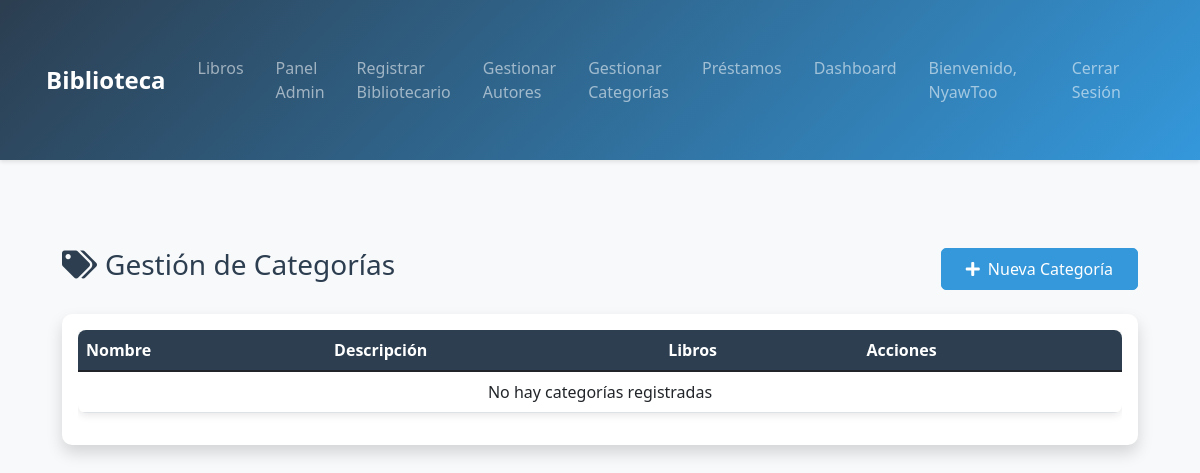
/libros/categorias/ (signed in), run on an earlier commit of the app's database.
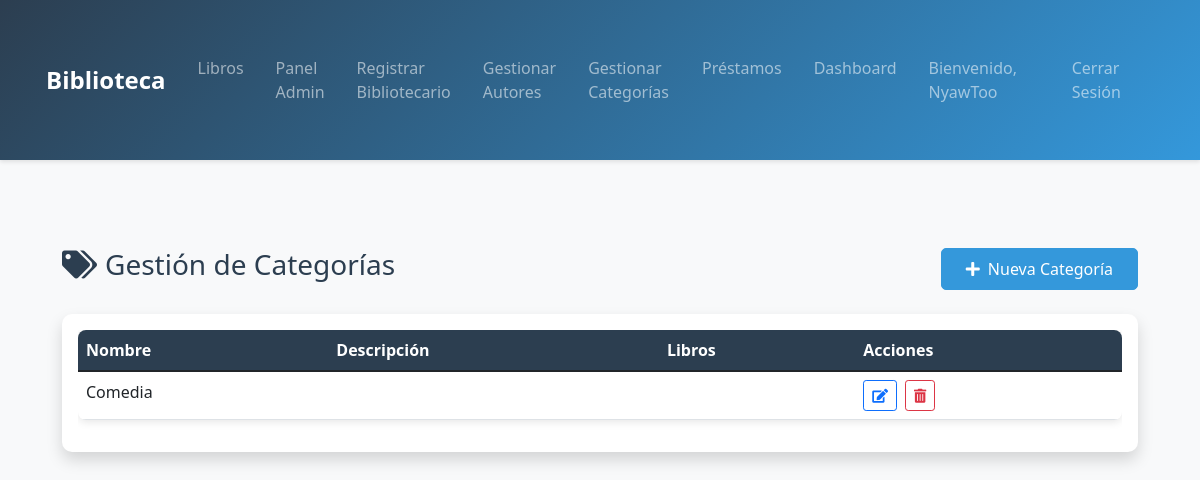
And on a later commit of the database.
### libros/models.py (models this page shows, shortened)
class Categoria(models.Model):
    nombre = models.CharField(max_length=50)
    descripcion = models.TextField(blank=True)

### libros/views.py (the view)
# urls.py: path('categorias/', views.gestionar_categorias, name='gestionar_categorias'),
@login_required
@user_passes_test(lambda u: u.is_staff)
def gestionar_categorias(request):
    categorias = Categoria.objects.all().order_by('nombre')
    form_categoria = CategoriaForm()
    forms_edicion = {}
    for categoria in categorias:
        forms_edicion[categoria.id] = CategoriaForm(instance=categoria)
    return render(request, 'libros/gestionar_categorias.html', {
        'categorias': categorias,
        'form_categoria': form_categoria,
        'forms_edicion': forms_edicion
    })

### libros/templatetags/form_filters.py (called while the page is built)
@register.filter(name='add_class')
def add_class(field, css_class):
    return field.as_widget(attrs={'class': css_class})

@register.filter(name='get')
def get(dictionary, key):
    return dictionary.get(key)

### libros/templates/libros/gestionar_categorias.html (shortened to what this page needs)
{% extends 'base.html' %}
{% load form_filters %}
{% block content %}
<div class="container">
    <div class="row mb-4">
        <div class="col">
            <h2 class="h3"><i class="fas fa-tags me-2"></i>Gestión de Categorías</h2>
        </div>
        <div class="col-auto">
            <button type="button" class="btn btn-primary" data-bs-toggle="modal" data-bs-target="#nuevaCategoriaModal">
                <i class="fas fa-plus me-2"></i>Nueva Categoría
            </button>
        </div>
    </div>
    <div class="card shadow">
        <div class="card-body">
            <div class="table-responsive">
                <table class="table table-hover">
                    <thead>
                        <tr>
                            <th>Nombre</th>
                            <th>Descripción</th>
                            <th>Libros</th>
                            <th>Acciones</th>
                        </tr>
                    </thead>
                    <tbody>
                        {% for categoria in categorias %}
                        <tr>
                            <td>{{ categoria.nombre }}</td>
                            <td>{{ categoria.descripcion|truncatechars:50 }}</td>
                            <td>{{ categoria.libro_set.count }}</td>
                            <td>
                                <button class="btn btn-sm btn-outline-primary me-1" data-bs-toggle="modal" data-bs-target="#editarCategoriaModal{{ categoria.id }}">
                                    <i class="fas fa-edit"></i>
                                </button>
                                <button class="btn btn-sm btn-outline-danger" data-bs-toggle="modal" data-bs-target="#eliminarCategoriaModal{{ categoria.id }}">
                                    <i class="fas fa-trash-alt"></i>
                                </button>
                            </td>
                        </tr>
                        {% empty %}
                        <tr>
                            <td colspan="4" class="text-center">No hay categorías registradas</td>
                        </tr>
                        {% endfor %}
                    </tbody>
                </table>
            </div>
        </div>
    </div>
</div>
{% endblock %}

What changed in the data, as far as the page shows it:
added Categoria: nombre "Comedia"
Also different on the page:
text no longer shown: "No hay categorías registradas"
